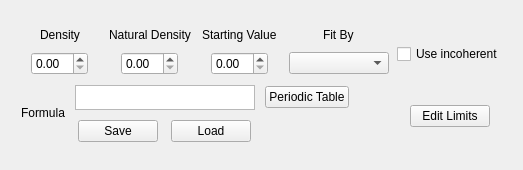
<?xml version="1.0" encoding="UTF-8"?>
<ui version="4.0">
 <class>Form</class>
 <widget class="QWidget" name="Form">
  <property name="geometry">
   <rect>
    <x>0</x>
    <y>0</y>
    <width>523</width>
    <height>170</height>
   </rect>
  </property>
  <property name="sizePolicy">
   <sizepolicy hsizetype="Maximum" vsizetype="Maximum">
    <horstretch>0</horstretch>
    <verstretch>0</verstretch>
   </sizepolicy>
  </property>
  <property name="windowTitle">
   <string>Form</string>
  </property>
  <layout class="QHBoxLayout" name="horizontalLayout_2">
   <property name="leftMargin">
    <number>1</number>
   </property>
   <property name="topMargin">
    <number>1</number>
   </property>
   <property name="rightMargin">
    <number>1</number>
   </property>
   <property name="bottomMargin">
    <number>1</number>
   </property>
   <item>
    <widget class="QWidget" name="widget" native="true">
     <property name="sizePolicy">
      <sizepolicy hsizetype="Maximum" vsizetype="Maximum">
       <horstretch>0</horstretch>
       <verstretch>0</verstretch>
      </sizepolicy>
     </property>
     <layout class="QHBoxLayout" name="horizontalLayout">
      <property name="leftMargin">
       <number>1</number>
      </property>
      <property name="topMargin">
       <number>1</number>
      </property>
      <property name="rightMargin">
       <number>1</number>
      </property>
      <property name="bottomMargin">
       <number>1</number>
      </property>
      <item>
       <layout class="QVBoxLayout" name="verticalLayout">
        <property name="leftMargin">
         <number>2</number>
        </property>
        <property name="topMargin">
         <number>2</number>
        </property>
        <property name="rightMargin">
         <number>2</number>
        </property>
        <property name="bottomMargin">
         <number>2</number>
        </property>
        <item>
         <layout class="QHBoxLayout" name="horizontalLayout_3">
          <property name="leftMargin">
           <number>5</number>
          </property>
          <property name="topMargin">
           <number>5</number>
          </property>
          <property name="rightMargin">
           <number>5</number>
          </property>
          <property name="bottomMargin">
           <number>5</number>
          </property>
          <item>
           <layout class="QGridLayout" name="gridLayout">
            <property name="leftMargin">
             <number>2</number>
            </property>
            <property name="topMargin">
             <number>2</number>
            </property>
            <property name="rightMargin">
             <number>2</number>
            </property>
            <property name="bottomMargin">
             <number>2</number>
            </property>
            <property name="spacing">
             <number>10</number>
            </property>
            <item row="0" column="1">
             <layout class="QGridLayout" name="gridLayout_2">
              <item row="0" column="1" alignment="Qt::AlignHCenter|Qt::AlignVCenter">
               <widget class="QLabel" name="naturalDensityLabel">
                <property name="sizePolicy">
                 <sizepolicy hsizetype="Expanding" vsizetype="Maximum">
                  <horstretch>0</horstretch>
                  <verstretch>0</verstretch>
                 </sizepolicy>
                </property>
                <property name="text">
                 <string>Natural Density</string>
                </property>
               </widget>
              </item>
              <item row="1" column="1" alignment="Qt::AlignHCenter|Qt::AlignVCenter">
               <widget class="QDoubleSpinBox" name="naturalDensitySpinBox">
                <property name="sizePolicy">
                 <sizepolicy hsizetype="Maximum" vsizetype="Maximum">
                  <horstretch>0</horstretch>
                  <verstretch>0</verstretch>
                 </sizepolicy>
                </property>
               </widget>
              </item>
              <item row="0" column="3" alignment="Qt::AlignHCenter|Qt::AlignVCenter">
               <widget class="QLabel" name="fitByLabel">
                <property name="sizePolicy">
                 <sizepolicy hsizetype="Expanding" vsizetype="Maximum">
                  <horstretch>0</horstretch>
                  <verstretch>0</verstretch>
                 </sizepolicy>
                </property>
                <property name="text">
                 <string>Fit By</string>
                </property>
               </widget>
              </item>
              <item row="1" column="0" alignment="Qt::AlignHCenter|Qt::AlignVCenter">
               <widget class="QDoubleSpinBox" name="densitySpinBox">
                <property name="sizePolicy">
                 <sizepolicy hsizetype="Maximum" vsizetype="Maximum">
                  <horstretch>0</horstretch>
                  <verstretch>0</verstretch>
                 </sizepolicy>
                </property>
               </widget>
              </item>
              <item row="1" column="3" alignment="Qt::AlignHCenter|Qt::AlignVCenter">
               <widget class="QComboBox" name="fitByComboBox">
                <property name="sizePolicy">
                 <sizepolicy hsizetype="Expanding" vsizetype="Maximum">
                  <horstretch>0</horstretch>
                  <verstretch>0</verstretch>
                 </sizepolicy>
                </property>
                <property name="minimumSize">
                 <size>
                  <width>100</width>
                  <height>0</height>
                 </size>
                </property>
               </widget>
              </item>
              <item row="1" column="2" alignment="Qt::AlignHCenter|Qt::AlignVCenter">
               <widget class="QDoubleSpinBox" name="startingValueSpinBox">
                <property name="sizePolicy">
                 <sizepolicy hsizetype="Maximum" vsizetype="Maximum">
                  <horstretch>0</horstretch>
                  <verstretch>0</verstretch>
                 </sizepolicy>
                </property>
               </widget>
              </item>
              <item row="0" column="2" alignment="Qt::AlignHCenter|Qt::AlignVCenter">
               <widget class="QLabel" name="startingValueLabel">
                <property name="sizePolicy">
                 <sizepolicy hsizetype="Expanding" vsizetype="Maximum">
                  <horstretch>0</horstretch>
                  <verstretch>0</verstretch>
                 </sizepolicy>
                </property>
                <property name="text">
                 <string>Starting Value</string>
                </property>
               </widget>
              </item>
              <item row="0" column="0" alignment="Qt::AlignHCenter|Qt::AlignVCenter">
               <widget class="QLabel" name="densityLabel">
                <property name="sizePolicy">
                 <sizepolicy hsizetype="Expanding" vsizetype="Maximum">
                  <horstretch>0</horstretch>
                  <verstretch>0</verstretch>
                 </sizepolicy>
                </property>
                <property name="text">
                 <string>Density</string>
                </property>
               </widget>
              </item>
             </layout>
            </item>
            <item row="2" column="1">
             <layout class="QHBoxLayout" name="horizontalLayout_4">
              <item alignment="Qt::AlignRight|Qt::AlignVCenter">
               <widget class="QLabel" name="formulaLabel">
                <property name="sizePolicy">
                 <sizepolicy hsizetype="Maximum" vsizetype="Maximum">
                  <horstretch>0</horstretch>
                  <verstretch>0</verstretch>
                 </sizepolicy>
                </property>
                <property name="text">
                 <string>Formula</string>
                </property>
               </widget>
              </item>
              <item>
               <layout class="QGridLayout" name="formulaGridLayout">
                <item row="0" column="0">
                 <widget class="QPlainTextEdit" name="formulaTextEdit">
                  <property name="sizePolicy">
                   <sizepolicy hsizetype="Expanding" vsizetype="Maximum">
                    <horstretch>0</horstretch>
                    <verstretch>0</verstretch>
                   </sizepolicy>
                  </property>
                  <property name="maximumSize">
                   <size>
                    <width>180</width>
                    <height>25</height>
                   </size>
                  </property>
                  <property name="verticalScrollBarPolicy">
                   <enum>Qt::ScrollBarAlwaysOff</enum>
                  </property>
                  <property name="horizontalScrollBarPolicy">
                   <enum>Qt::ScrollBarAlwaysOff</enum>
                  </property>
                  <property name="sizeAdjustPolicy">
                   <enum>QAbstractScrollArea::AdjustIgnored</enum>
                  </property>
                 </widget>
                </item>
                <item row="0" column="2" alignment="Qt::AlignHCenter|Qt::AlignVCenter">
                 <widget class="QPushButton" name="periodicTableButton">
                  <property name="sizePolicy">
                   <sizepolicy hsizetype="Maximum" vsizetype="Maximum">
                    <horstretch>0</horstretch>
                    <verstretch>0</verstretch>
                   </sizepolicy>
                  </property>
                  <property name="text">
                   <string>Periodic Table</string>
                  </property>
                 </widget>
                </item>
                <item row="1" column="0">
                 <layout class="QHBoxLayout" name="horizontalLayout_6">
                  <item>
                   <widget class="QPushButton" name="formulaSaveButton">
                    <property name="sizePolicy">
                     <sizepolicy hsizetype="Maximum" vsizetype="Maximum">
                      <horstretch>0</horstretch>
                      <verstretch>0</verstretch>
                     </sizepolicy>
                    </property>
                    <property name="text">
                     <string>Save</string>
                    </property>
                   </widget>
                  </item>
                  <item>
                   <widget class="QPushButton" name="formulaLoadButton">
                    <property name="sizePolicy">
                     <sizepolicy hsizetype="Maximum" vsizetype="Maximum">
                      <horstretch>0</horstretch>
                      <verstretch>0</verstretch>
                     </sizepolicy>
                    </property>
                    <property name="text">
                     <string>Load</string>
                    </property>
                   </widget>
                  </item>
                 </layout>
                </item>
               </layout>
              </item>
              <item>
               <spacer name="horizontalSpacer">
                <property name="orientation">
                 <enum>Qt::Horizontal</enum>
                </property>
                <property name="sizeHint" stdset="0">
                 <size>
                  <width>40</width>
                  <height>20</height>
                 </size>
                </property>
               </spacer>
              </item>
             </layout>
            </item>
           </layout>
          </item>
          <item>
           <layout class="QVBoxLayout" name="verticalLayout_2">
            <item alignment="Qt::AlignHCenter|Qt::AlignVCenter">
             <widget class="QCheckBox" name="useIncoherentCheckBox">
              <property name="enabled">
               <bool>true</bool>
              </property>
              <property name="sizePolicy">
               <sizepolicy hsizetype="Maximum" vsizetype="Maximum">
                <horstretch>0</horstretch>
                <verstretch>0</verstretch>
               </sizepolicy>
              </property>
              <property name="layoutDirection">
               <enum>Qt::LeftToRight</enum>
              </property>
              <property name="text">
               <string>Use incoherent</string>
              </property>
             </widget>
            </item>
            <item alignment="Qt::AlignHCenter|Qt::AlignVCenter">
             <widget class="QPushButton" name="editLimitsButton">
              <property name="sizePolicy">
               <sizepolicy hsizetype="Maximum" vsizetype="Maximum">
                <horstretch>0</horstretch>
                <verstretch>0</verstretch>
               </sizepolicy>
              </property>
              <property name="text">
               <string>Edit Limits</string>
              </property>
             </widget>
            </item>
           </layout>
          </item>
         </layout>
        </item>
       </layout>
      </item>
     </layout>
    </widget>
   </item>
  </layout>
 </widget>
 <resources/>
 <connections/>
</ui>
